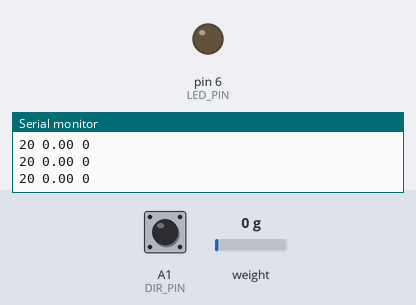
The sketch below on a simulated Arduino Nano, built with avr-gcc and run on an emulated ATmega328P. Shown: output pins drawn as LEDs (lit = HIGH), the last lines printed to the serial monitor. The inputs (shaded band) are chosen by the test bench; at power-on: weight on the scale 0 g, A1 (DIR_PIN) HIGH. Pins used as bus, display or sensor lines are not drawn.

Above: at 3.6 s.
3.7 s: weight on the scale set to 8 g
6.7 s: weight on the scale set to 11 g
At 6.85 s:
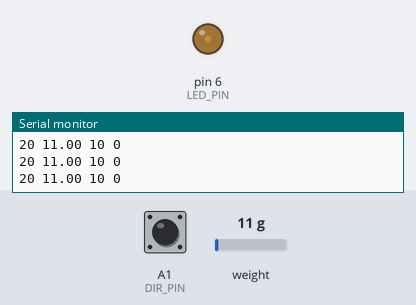
9.7 s: weight on the scale set to 100 g
At 9.89 s:
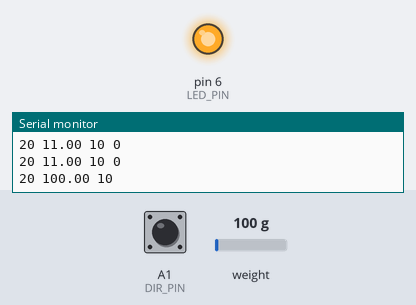
Timing chart, 0 to 18.7 s (numbered marks = the images above; inputs shaded):
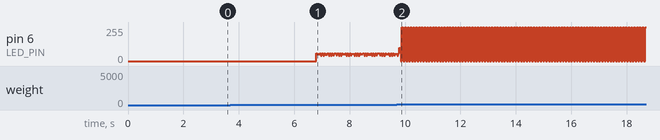

The sketch:

Loadcell_QA-Test_Bed.ino
```cpp
//-------------------------------------------------------------------------------------
// HX711_ADC.h
// Arduino master library for HX711 24-Bit Analog-to-Digital Converter for Weigh Scales
// Olav Kallhovd sept2017
// Tested with      : HX711 asian module on channel A and YZC-133 3kg load cell
// Tested with MCU  : Arduino Nano
//-------------------------------------------------------------------------------------
// This is an example sketch on how to use this library
// Settling time (number of samples) and data filtering can be adjusted in the HX711_ADC.h file

#include <HX711_ADC.h>

//HX711 constructor (dout pin, sck pin)
HX711_ADC LoadCell(9, 10);

float val = 0 ;
bool resetFlag = false;
bool dir, prevDir;
//-------------------------------------------------------------------------------------
//Settings
//-------------------------------------------------------------------------------------

#define LOWERTHRESHOLD 10
#define UPPERTHRESHOLD 25
#define DIR_PIN A1
#define TARE_PIN 8
#define TRIGGER_PIN 7
#define SETTLE_TIME 500
#define LED_PIN 6
#define INVERT_Z_DIR false//true  //false if Z_DIR is HIGH w hen moving towards bed.
#define DEBUG 1 //switch serial output

//-------------------------------------------------------------------------------------
// TARE's the loadcell value and resets all outputs
//-------------------------------------------------------------------------------------
void tareLoadCell()
{
  #ifdef LED_PIN
    digitalWrite(LED_PIN,LOW);
  #endif
  digitalWrite(TRIGGER_PIN,LOW);
  delay(SETTLE_TIME);
  LoadCell.begin();
  LoadCell.start(4000);
  LoadCell.setCalFactor(700); // user set calibration factor (float)
  #ifdef DEBUG
    Serial.print(35);
    Serial.print(" ");
  #endif

}

//-------------------------------------------------------------------------------------
// Setup fucntion
//-------------------------------------------------------------------------------------
void setup()
{
  #ifdef DEBUG
    Serial.begin(9600);
    Serial.println("Wait...");
  #endif
  LoadCell.begin();
  LoadCell.start(2000);
  LoadCell.setCalFactor(700.25); // user set calibration factor (float)
  #ifdef DEBUG
  Serial.println("Startup + tare is complete");
  #endif
  pinMode(TRIGGER_PIN,OUTPUT);
  digitalWrite(TRIGGER_PIN,LOW);
  #ifdef LED_PIN
    pinMode(LED_PIN,OUTPUT);
    digitalWrite(LED_PIN,LOW);
  #endif
  pinMode(DIR_PIN,INPUT);
  prevDir = digitalRead(DIR_PIN);

}

//-------------------------------------------------------------------------------------
// Main Loop
//-------------------------------------------------------------------------------------
void loop()
{

      #ifdef DEBUG
        Serial.print(20);
        Serial.print(" ");
      #endif

      LoadCell.update();
      Serial.print(LoadCell.getData());

      val = LoadCell.getData();


      if (val >= LOWERTHRESHOLD && val < UPPERTHRESHOLD)
      {
        digitalWrite(TRIGGER_PIN,HIGH);
        #ifdef LED_PIN
          digitalWrite(LED_PIN,HIGH);
        #endif
        #ifdef DEBUG
          Serial.print(" ");
          Serial.print(LOWERTHRESHOLD);
        #endif
      }

      if (val >= UPPERTHRESHOLD)
        {
          digitalWrite(TRIGGER_PIN,HIGH);
          #ifdef LED_PIN
            digitalWrite(LED_PIN,HIGH);
          #endif
          delay (50);
          digitalWrite(TRIGGER_PIN,LOW);
          #ifdef LED_PIN
            digitalWrite(LED_PIN,LOW);
          #endif
          delay(50);
          #ifdef DEBUG
          Serial.print(" ");
          Serial.print(LOWERTHRESHOLD);
          #endif
        }

      else
        {
          digitalWrite(TRIGGER_PIN,LOW);
          #ifdef LED_PIN
            digitalWrite(LED_PIN,LOW);
          #endif
          #ifdef DEBUG
          Serial.print(" ");
          Serial.print(0);
          #endif
        }
      #ifdef DEBUG
        Serial.println();
      #endif
    }
```

Measured:
- the behaviour switches between 9 and 10 g on weight on the scale (found by bisection; images 0 and 1)
